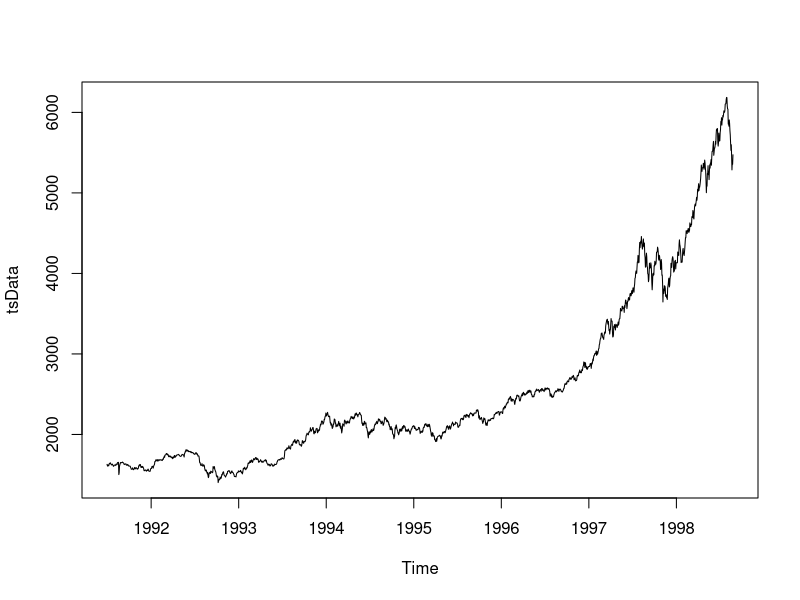
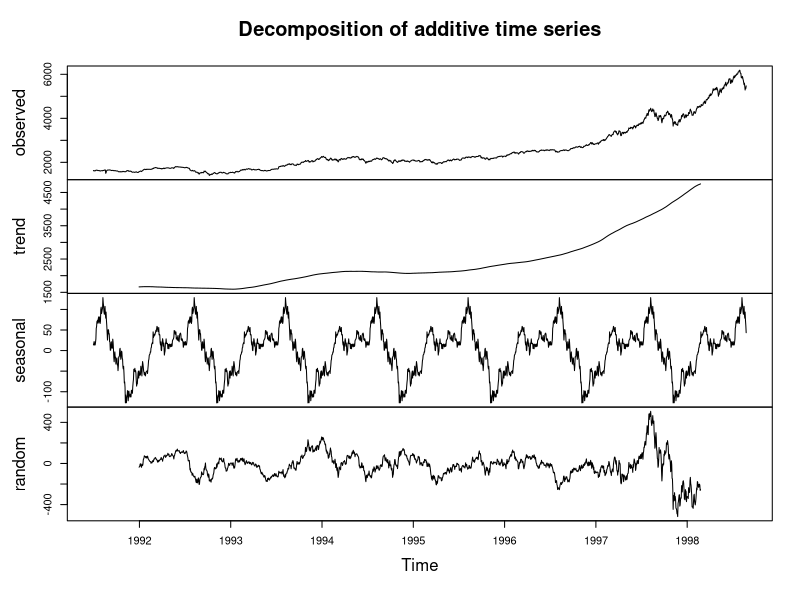
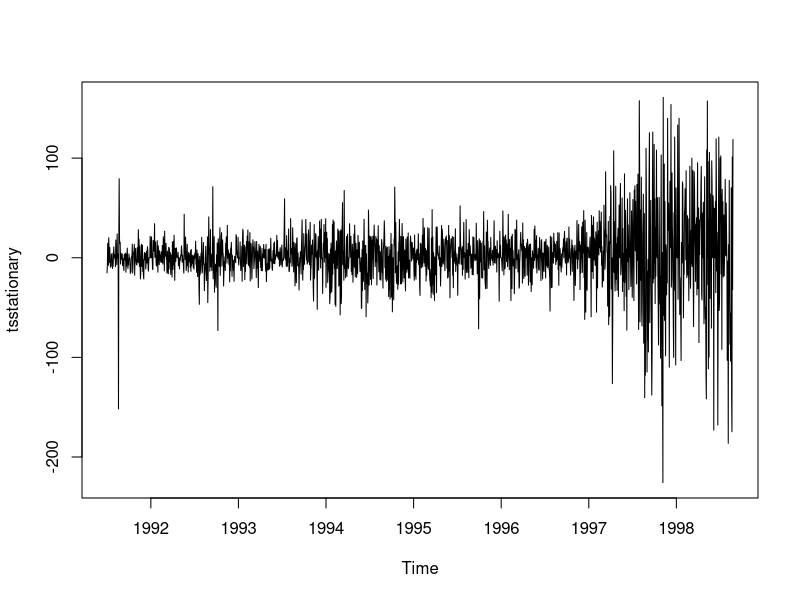
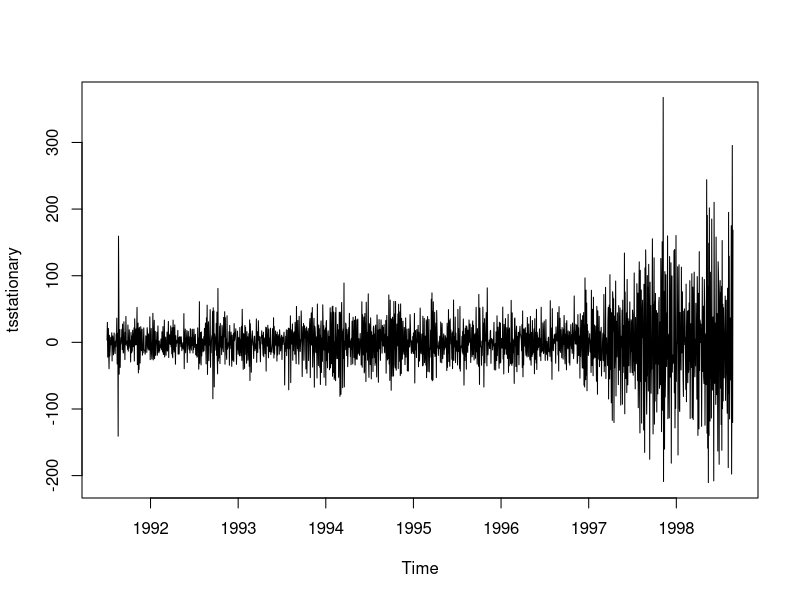
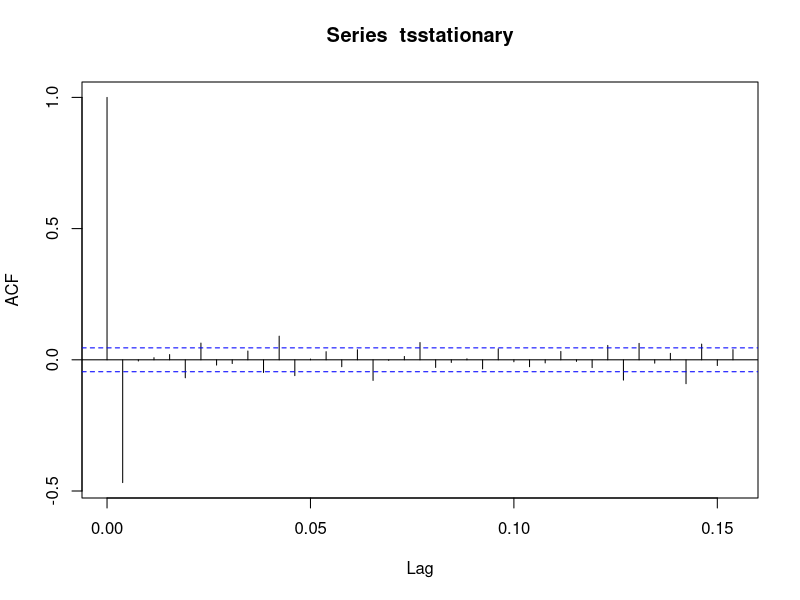
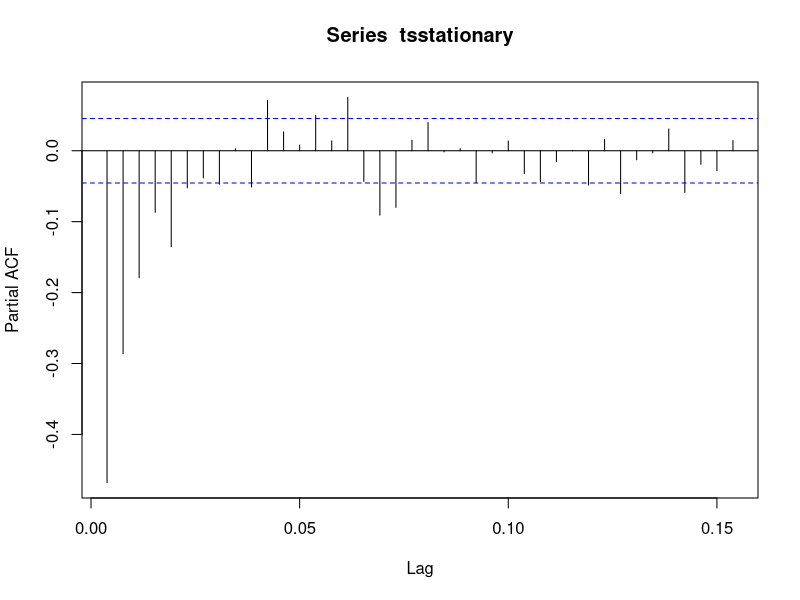
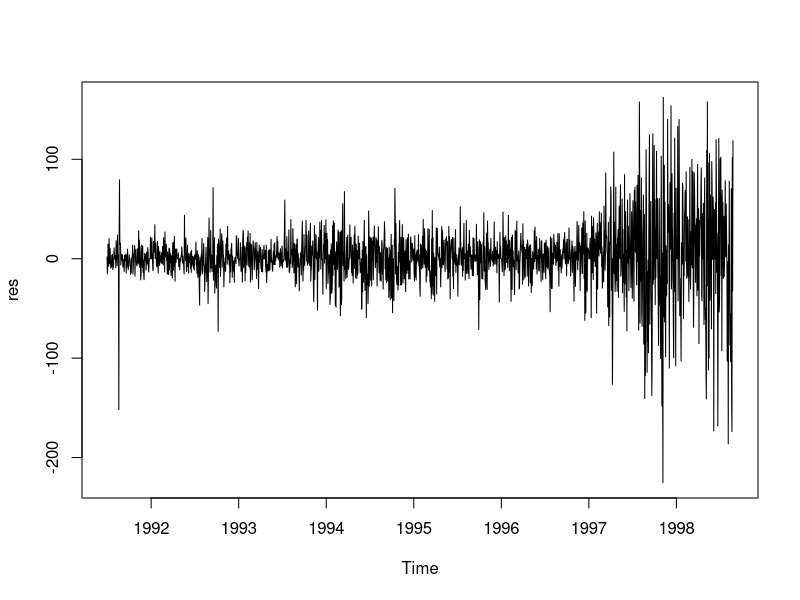
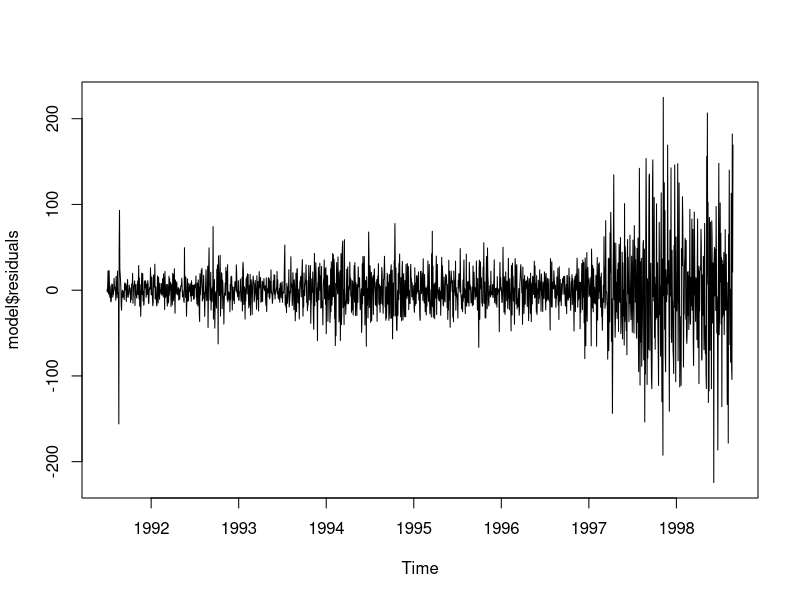

R code for these plots, in order:
## Time Series Analysis with R

## Task 1: Introduction to Time Series 

## Task 2:

# Load data - good time series example EuStockMarkets
data('EuStockMarkets')
?EuStockMarkets

# Covert data to time series format
tsData = EuStockMarkets[,1]
plot(tsData)

# ARIMA Model

# Exploratory Analysis for time series components:
# Trend + Seasonality + Cyclicity

components.ts = decompose(tsData)
plot(components.ts)

# Does it satisfy the core assumptions?

# Remove non-stationary part of the data - Unit Root Test
library("urca")
?ur.kpss

kpss_test<-ur.kpss(tsData, type = c("tau"), 
                   lags = c("short"), use.lag = NULL)
summary(kpss_test)

tsstationary = diff(tsData, differences=1)
plot(tsstationary)

# Remove seasonality
timeseriesseasonallyadjusted <- tsstationary - components.ts$seasonal
tsstationary <- diff(timeseriesseasonallyadjusted, differences=1)
plot(tsstationary)


# Model Fit
acf(tsstationary, lag.max=40)
pacf(tsstationary, lag.max=40)

# Decide on the type of process

# Sample test (p,d,q) = (1,1,1)

fitARIMA = arima(tsData, order=c(1,1,1),
                 seasonal = list(order = c(1,0,0), period = 12),
                 method="ML")#Maximum Likelihood
res=fitARIMA$residuals
plot(res)

# Best Fit Model

library(forecast)
model<-auto.arima(tsData, trace=TRUE)
plot(model$residuals)

# Forecast

predicted_values = forecast(model,h=200, level=c(99.5))
plot(predicted_values)

